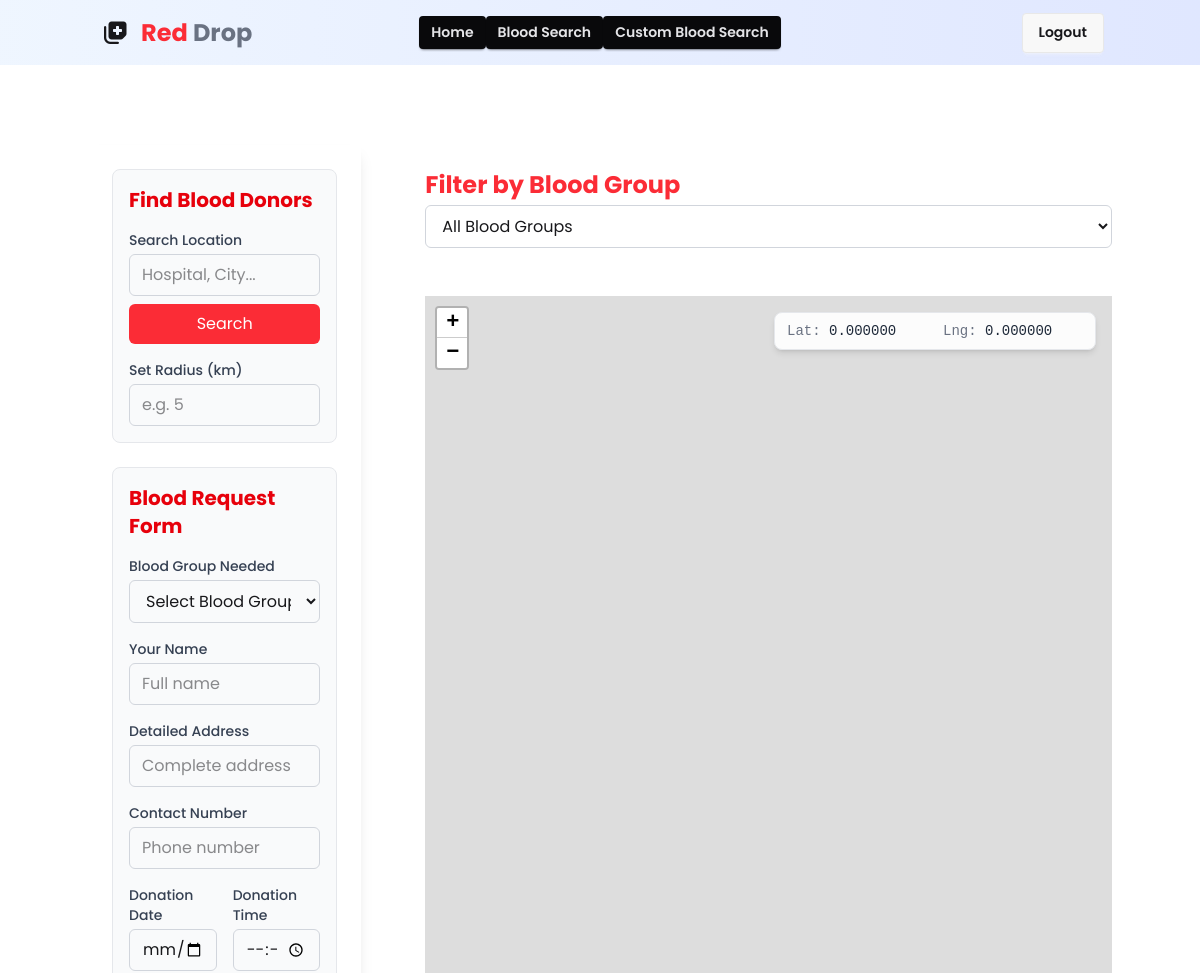
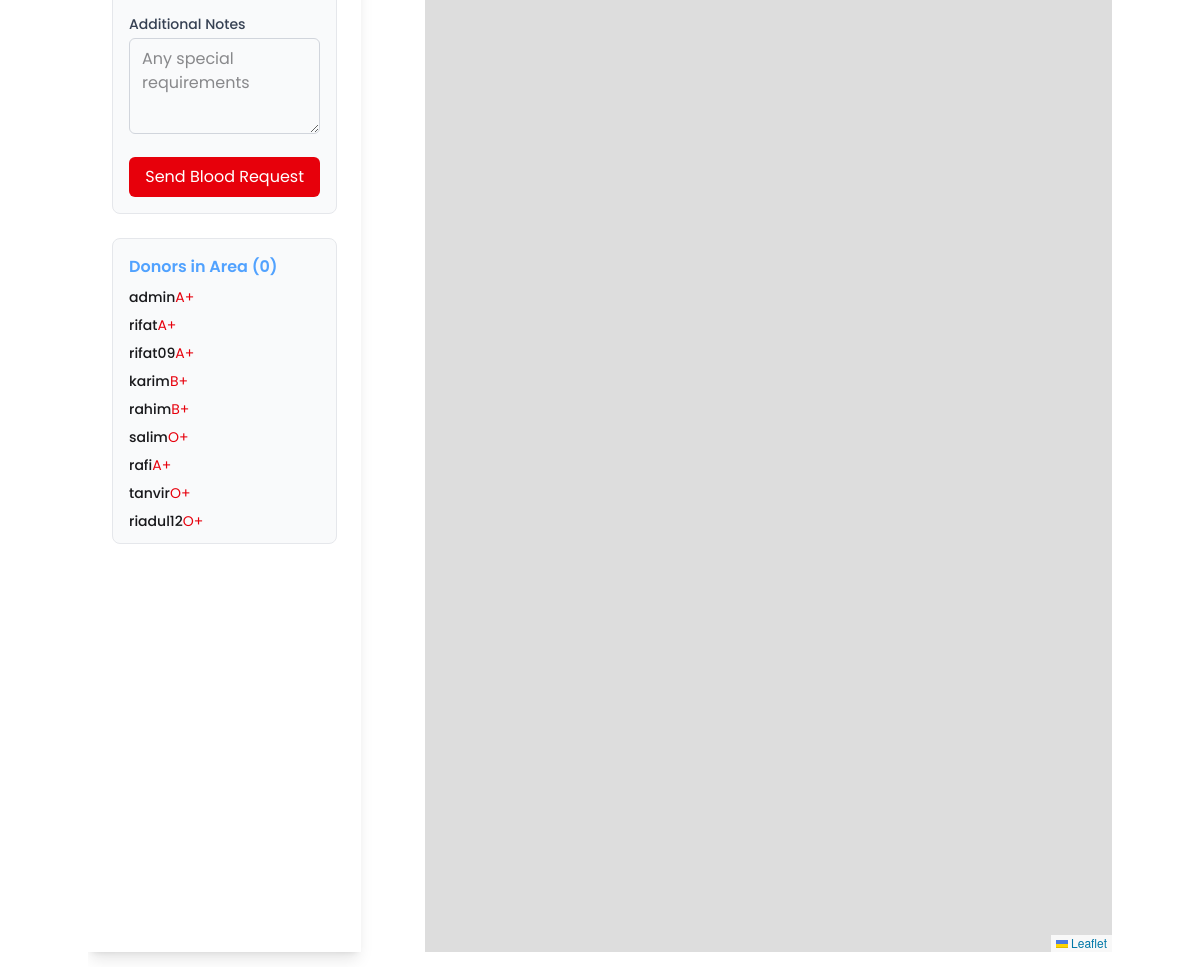
Page /custom-blood-request/ (signed in) on the committed database (2 pictures, top to bottom).
### donors/models.py (models this page shows, shortened)
class DonorProfile(models.Model):
    user = models.OneToOneField(User, on_delete=models.CASCADE)
    blood_group = models.CharField(max_length=3, choices=BLOOD_GROUPS)
    phone = models.CharField(max_length=15)
    detailedAddress = models.TextField(null=True , blank=True)
    latitude = models.FloatField(null=True, blank=True)
    longitude = models.FloatField(null=True, blank=True)

### donors/views.py (the view, shortened to what this page needs)
# urls.py: path("custom-blood-request/", views.create_blood_request, name="create_blood_request"),
def create_blood_request(request):
    if not request.user.is_authenticated:
        return redirect('login')
    donors = DonorProfile.objects.exclude(latitude__isnull=True).exclude(longitude__isnull=True)
    return render(request, "custom_blood_request.html", {
        "donors": donors
    })

### donors/templates/custom_blood_request.html (shortened to what this page needs)
{% extends 'base.html' %}
{% block content %}
<link rel="stylesheet" href="https://unpkg.com/leaflet@1.9.4/dist/leaflet.css" />
<link rel="stylesheet" href="https://unpkg.com/leaflet-routing-machine@latest/dist/leaflet-routing-machine.css" />
<div class="flex container mx-auto py-20 h-screen relative overflow-hidden">
  <div class="w-96 bg-white p-6 shadow-lg flex flex-col gap-6 overflow-y-auto">
    <div class="bg-gray-50 p-4 rounded-lg border border-gray-200">
      <h2 class="text-xl font-bold text-red-600 mb-4">Find Blood Donors</h2>
      <div class="space-y-4">
        <div>
          <label class="block text-sm font-medium text-gray-700 mb-1">Search Location</label>
          <div class="flex gap-2 flex-col">
            <input type="text" id="search-box" placeholder="Hospital, City..."
                   class="flex-1 px-3 py-2 border border-gray-300 rounded-md focus:outline-none focus:ring-2 focus:ring-red-500">
            <button id="find-location-btn" class="bg-red-500 text-white px-4 py-2 rounded-md hover:bg-red-700 transition">
              Search
            </button>
          </div>
        </div>
        <div>
          <label class="block text-sm font-medium text-gray-700 mb-1">Set Radius (km)</label>
          <input type="number" class="radius-field w-full px-3 py-2 border border-gray-300 rounded-md"
                 name="radius" step="0.1" min="1" required placeholder="e.g. 5">
        </div>
      </div>
    </div>
    <form class="request-form bg-gray-50 p-4 rounded-lg border border-gray-200" method="post">
      <h2 class="text-xl font-bold text-red-600 mb-4">Blood Request Form</h2>
      <div class="space-y-4">
        <div>
          <label class="block text-sm font-medium text-gray-700 mb-1">Blood Group Needed</label>
          <select name="blood_group" required class="w-full px-3 py-2 border border-gray-300 rounded-md">
            <option value="" disabled selected>Select Blood Group</option>
          </select>
        </div>
        <div>
          <label class="block text-sm font-medium text-gray-700 mb-1">Your Name</label>
          <input type="text" name="name" required placeholder="Full name"
                 class="w-full px-3 py-2 border border-gray-300 rounded-md">
        </div>
        <div>
          <label class="block text-sm font-medium text-gray-700 mb-1">Detailed Address</label>
          <input type="text" name="address" required placeholder="Complete address"
                 class="w-full px-3 py-2 border border-gray-300 rounded-md">
        </div>
        <div>
          <label class="block text-sm font-medium text-gray-700 mb-1">Contact Number</label>
          <input type="text" name="contact" required placeholder="Phone number"
                 class="w-full px-3 py-2 border border-gray-300 rounded-md">
        </div>
        <div class="grid grid-cols-2 gap-4">
          <div>
            <label class="block text-sm font-medium text-gray-700 mb-1">Donation Date</label>
            <input type="date" name="donation_date" required
                   class="w-full px-3 py-2 border border-gray-300 rounded-md">
          </div>
          <div>
            <label class="block text-sm font-medium text-gray-700 mb-1">Donation Time</label>
            <input type="time" name="donation_time" required
                   class="w-full px-3 py-2 border border-gray-300 rounded-md">
          </div>
        </div>
        <div>
          <label class="block text-sm font-medium text-gray-700 mb-1">Additional Notes</label>
          <textarea id="donation_note" name="donation_note" required placeholder="Any special requirements"
                    class="w-full px-3 py-2 border border-gray-300 rounded-md h-24"></textarea>
        </div>
        <button type="submit" class="w-full bg-red-600 text-white py-2 px-4 rounded-md hover:bg-red-700 transition">
          Send Blood Request
        </button>
      </div>
    </form>
 <div class="bg-gray-50 p-4 rounded-lg border border-gray-200">
      <h3 class="font-semibold  mb-2 text-blue-400">Donors in Area (<span id="donor-count">0</span>)</h3>
      <div class="space-y-2 max-h-60 overflow-y-auto">
        {% for donor in donors %}
          <div class="flex   w-full  rounded  text-sm">
            <div class="font-medium  ">{{ donor.user.username }}</div>
            <div class="text-red-600">{{ donor.blood_group }}</div>
          </div>
        {% endfor %}
      </div>
    </div>
  </div>
<div class="flex gap-6 flex-col w-full ml-16">
    <div class="py-6">
          <label class="block  text-red-500 text-2xl font-bold mb-1">Filter by Blood Group</label>
          <select id="filter-blood-group" class="w-full px-3 py-2 border border-gray-300 rounded-md">
            <option class="text-2xl font-bold text-red-600" value="">All Blood Groups</option>
          </select>
        </div>
  <div class="flex-1 relative">
  <div id="map" class="h-full w-full"></div>
  <div class="absolute top-4 right-4 bg-white/90 backdrop-blur-sm px-3 py-2 rounded-lg shadow-md text-sm font-mono border border-gray-200 z-50">
    <div class="flex gap-4">
      <div class="min-w-[140px] text-gray-700">
        <span class="text-gray-500">Lat:</span>
        <span id="lat-display" class="font-medium text-gray-800">0.000000</span>
      </div>
      <div class="min-w-[140px] text-gray-700">
        <span class="text-gray-500">Lng:</span>
        <span id="lng-display" class="font-medium text-gray-800">0.000000</span>
      </div>
    </div>
  </div>
</div>
</div>
</div>
{% endblock %}

### templates/base.html (style rules this page uses)
.rounded { width: 20px; }
.poppins { font-family: "Poppins", sans-serif; }

### rows in the picture
DonorProfile: user.username "admin", blood_group "A+"
DonorProfile: user.username "rifat", blood_group "A+"
DonorProfile: user.username "rifat09", blood_group "A+"
DonorProfile: user.username "karim", blood_group "B+"
DonorProfile: user.username "rahim", blood_group "B+"
DonorProfile: user.username "salim", blood_group "O+"
DonorProfile: user.username "rafi", blood_group "A+"
DonorProfile: user.username "tanvir", blood_group "O+"
DonorProfile: user.username "riadul12", blood_group "O+"
